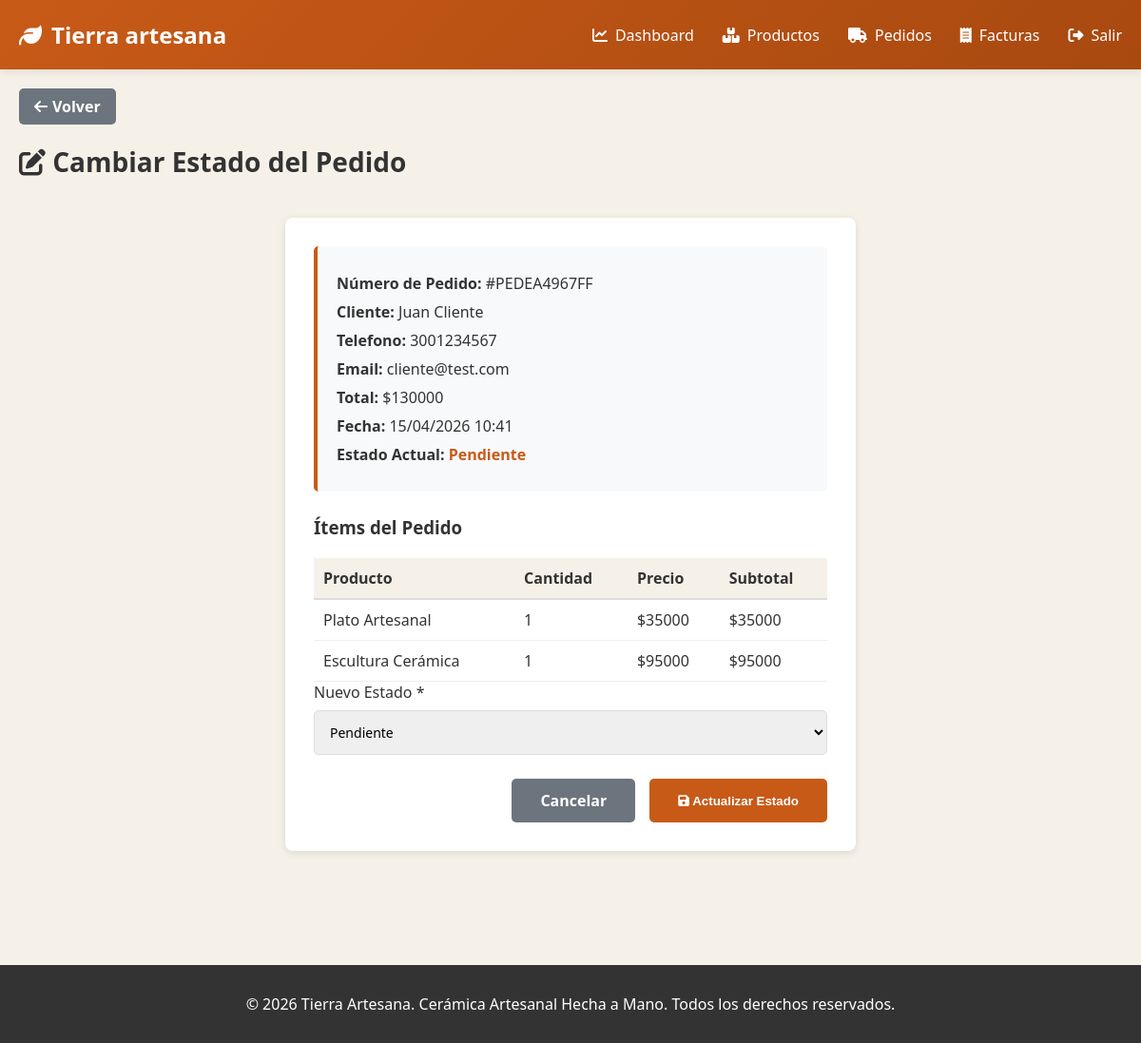
Page /dashboard/pedidos/cambiar-estado/8/ (signed in) on the committed database.
### tienda/models.py (models this page shows, shortened)
class Pedido(models.Model):
    ESTADOS = [
        ('pendiente', 'Pendiente'),
        ('procesando', 'Procesando'),
        ('enviado', 'Enviado'),
        ('entregado', 'Entregado'),
        ('cancelado', 'Cancelado'),
    ]
    METODOS_PAGO = [
        ('efectivo', 'Efectivo'),
        ('tarjeta', 'Tarjeta'),
        ('transferencia', 'Transferencia'),
    ]
    cliente = models.ForeignKey(Cliente, on_delete=models.CASCADE)
    numero_pedido = models.CharField(max_length=50, unique=True)
    fecha_pedido = models.DateTimeField(auto_now_add=True)
    estado = models.CharField(max_length=20, choices=ESTADOS, default='pendiente')
    metodo_pago = models.CharField(max_length=20, choices=METODOS_PAGO, default='efectivo', blank=True)
    total = models.DecimalField(max_digits=10, decimal_places=2)
    descuento = models.DecimalField(max_digits=10, decimal_places=2, default=0)
    costo_envio = models.DecimalField(max_digits=10, decimal_places=2, default=0)
    departamento = models.ForeignKey(Departamento, on_delete=models.SET_NULL, null=True, blank=True)
    municipio = models.ForeignKey(Municipio, on_delete=models.SET_NULL, null=True, blank=True)
    ciudad_entrega = models.CharField(max_length=100, blank=True)  # Para compatibilidad
    direccion_entrega = models.TextField()
    notas = models.TextField(blank=True)
    fecha_actualizacion = models.DateTimeField(auto_now=True)

class Cliente(models.Model):
    user = models.OneToOneField(User, on_delete=models.CASCADE)
    telefono = models.CharField(max_length=20, blank=True)
    departamento = models.ForeignKey(Departamento, on_delete=models.SET_NULL, null=True, blank=True)
    municipio = models.ForeignKey(Municipio, on_delete=models.SET_NULL, null=True, blank=True)
    ciudad = models.CharField(max_length=100, blank=True)  # Para compatibilidad
    direccion = models.TextField(blank=True)
    fecha_registro = models.DateTimeField(auto_now_add=True)

class DetallePedido(models.Model):
    pedido = models.ForeignKey(Pedido, on_delete=models.CASCADE, related_name='detalles')
    producto = models.ForeignKey(Producto, on_delete=models.SET_NULL, null=True)
    talla = models.CharField(max_length=20, blank=True, default='')
    cantidad = models.IntegerField()
    precio_unitario = models.DecimalField(max_digits=10, decimal_places=2)
    subtotal = models.DecimalField(max_digits=10, decimal_places=2)

class Producto(models.Model):
    nombre = models.CharField(max_length=200)
    descripcion = models.TextField()
    precio = models.DecimalField(max_digits=10, decimal_places=2)
    categoria = models.ForeignKey(Categoria, on_delete=models.SET_NULL, null=True, blank=True)
    cantidad_disponible = models.IntegerField()
    imagen = models.ImageField(upload_to='productos/', blank=True, null=True)
    tallas = models.CharField(max_length=200, blank=True, default='')
    fecha_creacion = models.DateTimeField(auto_now_add=True)
    activo = models.BooleanField(default=True)

### tienda/views.py (the view, shortened to what this page needs)
# urls.py: path('dashboard/pedidos/cambiar-estado/<int:pedido_id>/', views.pedidos_cambiar_estado, name='pedidos_cambiar_estado'),
@login_required(login_url='iniciar_sesion')
def pedidos_cambiar_estado(request, pedido_id):
    if not verificar_admin(request):
        return redirect('index')
    pedido = get_object_or_404(Pedido, id=pedido_id)
    if pedido.estado in ('entregado', 'cancelado'):
        messages.error(request, f'El pedido {pedido.numero_pedido} ya no se puede editar por estar finalizado')
        return redirect('pedidos_lista')
    estados_permitidos = [
        estado for estado in Pedido.ESTADOS
        if estado[0] in ('pendiente', 'enviado', 'entregado', 'cancelado')
    ]
    valores_permitidos = {valor for valor, _ in estados_permitidos}
    context = {
        'pedido': pedido,
        'estados': estados_permitidos,
    }
    return render(request, 'tienda/pedidos_cambiar_estado.html', context)

### tienda/views.py (called while the page is built)
def verificar_admin(request):
    return request.user.is_authenticated and (request.user.is_staff or request.user.is_superuser)

### templates/tienda/pedidos_cambiar_estado.html (shortened to what this page needs)
{% extends "tienda/base.html" %}
{% block content %}
    <div class="admin-container">
        <a href="{% url 'pedidos_lista' %}" class="btn-back"><i class="fas fa-arrow-left"></i> Volver</a>
        <div class="page-header">
            <h1><i class="fas fa-edit"></i> Cambiar Estado del Pedido</h1>
        </div>
        <div class="form-container">
            <div class="pedido-info">
                <p><strong>Número de Pedido:</strong> #{{ pedido.numero_pedido }}</p>
                <p><strong>Cliente:</strong> {{ pedido.cliente.user.get_full_name }}</p>
                <p><strong>Telefono:</strong> {{ pedido.cliente.telefono|default:'No registrado' }}</p>
                <p><strong>Email:</strong> {{ pedido.cliente.user.email }}</p>
                <p><strong>Total:</strong> ${{ pedido.total|floatformat:0 }}</p>
                <p><strong>Fecha:</strong> {{ pedido.fecha_pedido|date:"d/m/Y H:i" }}</p>
                <p><strong>Estado Actual:</strong> <strong style="color: #C85A17;">{{ pedido.get_estado_display }}</strong></p>
            </div>
            <h3 style="margin-bottom: 15px; color: #333;">Ítems del Pedido</h3>
            <table class="items-table">
                <thead>
                    <tr>
                        <th>Producto</th>
                        <th>Cantidad</th>
                        <th>Precio</th>
                        <th>Subtotal</th>
                    </tr>
                </thead>
                <tbody>
                    {% for item in pedido.detalles.all %}
                        <tr>
                            <td>{{ item.producto.nombre }}</td>
                            <td>{{ item.cantidad }}</td>
                            <td>${{ item.precio_unitario|floatformat:0 }}</td>
                            <td>${{ item.subtotal|floatformat:0 }}</td>
                        </tr>
                    {% empty %}
                        <tr>
                            <td colspan="4" style="text-align: center; color: #888;">Este pedido no tiene ítems registrados.</td>
                        </tr>
                    {% endfor %}
                </tbody>
            </table>
            <form method="POST">
                <div class="form-group">
                    <label for="estado">Nuevo Estado *</label>
                    <select id="estado" name="estado" required onchange="actualizarInfo()">
                        {% for valor, etiqueta in estados %}
                            <option value="{{ valor }}" {% if pedido.estado == valor %}selected{% endif %}>{{ etiqueta }}</option>
                        {% endfor %}
                    </select>
                </div>
                <div class="button-group">
                    <a href="{% url 'pedidos_lista' %}" class="btn-cancel">Cancelar</a>
                    <button type="submit" class="btn-submit"><i class="fas fa-save"></i> Actualizar Estado</button>
                </div>
            </form>
        </div>
    </div>
{% endblock %}

### rows in the picture
Pedido: numero_pedido "PEDEA4967FF", cliente.user.get_full_name "Juan Cliente", cliente.telefono "3001234567", cliente.user.email "cliente@test.com", total "130000", fecha_pedido "15/04/2026 10:41", estado "Pendiente"
DetallePedido: producto.nombre "Plato Artesanal", cantidad "1", precio_unitario "35000", subtotal "35000"
DetallePedido: producto.nombre "Escultura Cerámica", cantidad "1", precio_unitario "95000", subtotal "95000"
